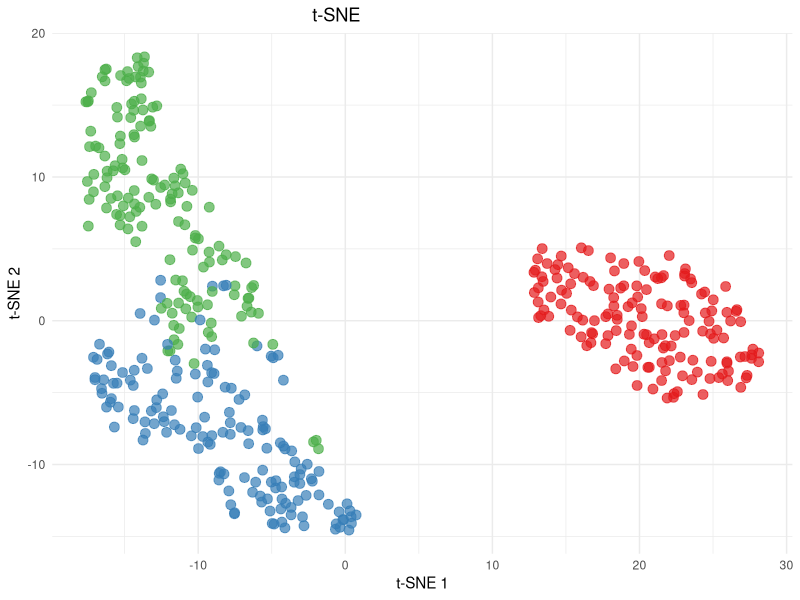

Write the R code that produced this figure.
# Load necessary libraries
library(ggplot2)
install.packages("Rtsne")
library(Rtsne)

# Load the Iris dataset
data(iris)
# Remove duplicates to get unique data points
clean <- unique(iris)

# Increase dataset size by duplicating with noise
set.seed(123)  # For reproducibility
expanded_iris <- do.call(rbind, replicate(3, clean, simplify = FALSE))  # Triples the data
expanded_iris[, 1:4] <- expanded_iris[, 1:4] + matrix(rnorm(nrow(expanded_iris) * 4, 0, 0.2), ncol=4)

# Convert the dataset to matrix (only numerical features)
iris_matrix <- as.matrix(expanded_iris[, 1:4])

# Perform t-SNE
tsne_out <- Rtsne(iris_matrix, perplexity = 30, check_duplicates = FALSE)  # Adjust perplexity for better separation

# Convert matrix to dataframe and add species labels
tsne_plot <- data.frame(
  x = tsne_out$Y[, 1], 
  y = tsne_out$Y[, 2], 
  Species = expanded_iris$Species
)

# Enhanced visualization using ggplot2
ggplot(tsne_plot, aes(x = x, y = y, color = Species)) +
  geom_point(size = 3, alpha = 0.7) +  # Larger points with transparency
  theme_minimal() +  # Clean theme
  labs(title = "                                                    t-SNE ", x = "t-SNE 1", y = "t-SNE 2") +
  scale_color_manual(values = c("setosa" = "#E41A1C", "versicolor" = "#377EB8", "virginica" = "#4DAF4A")) +
  theme(legend.position = "none")
